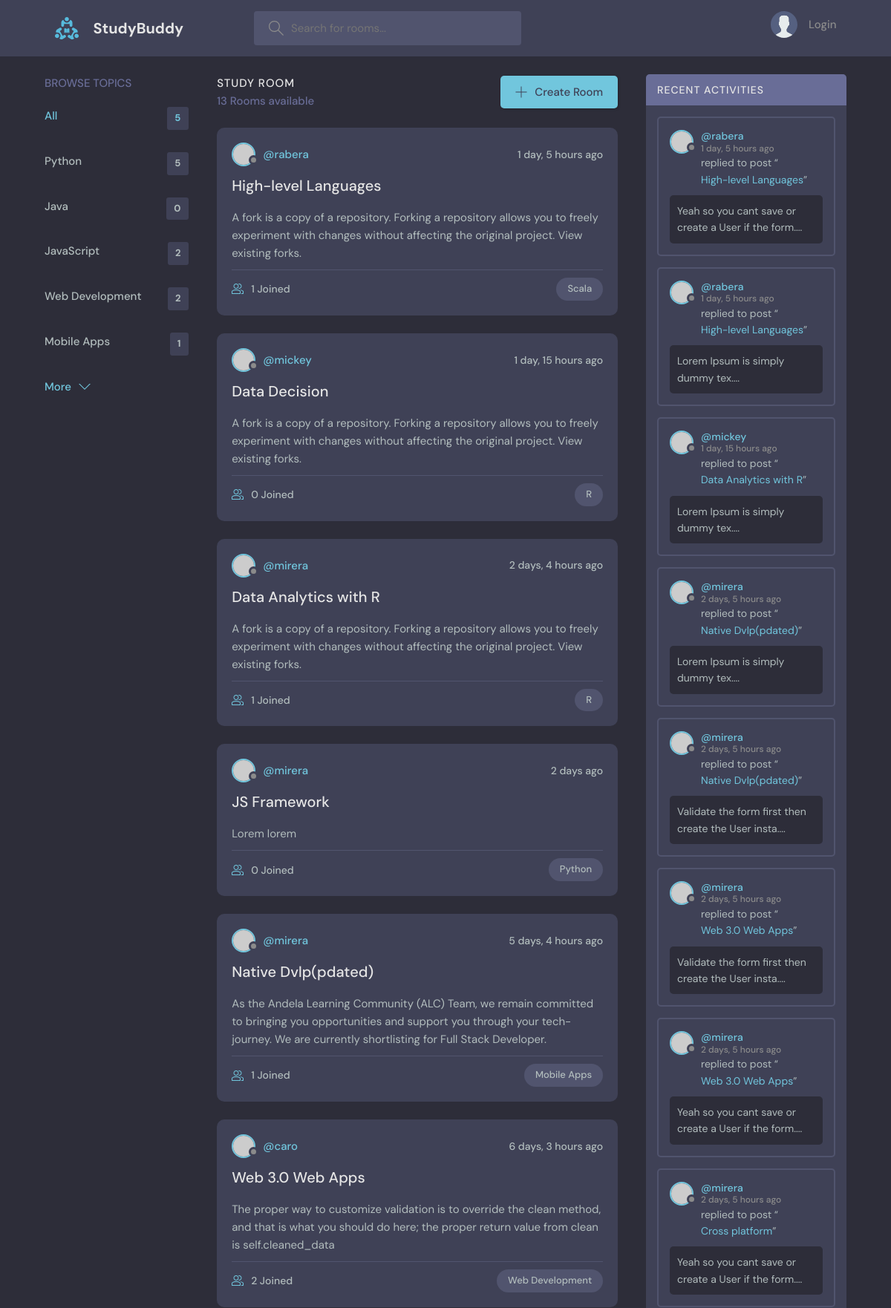
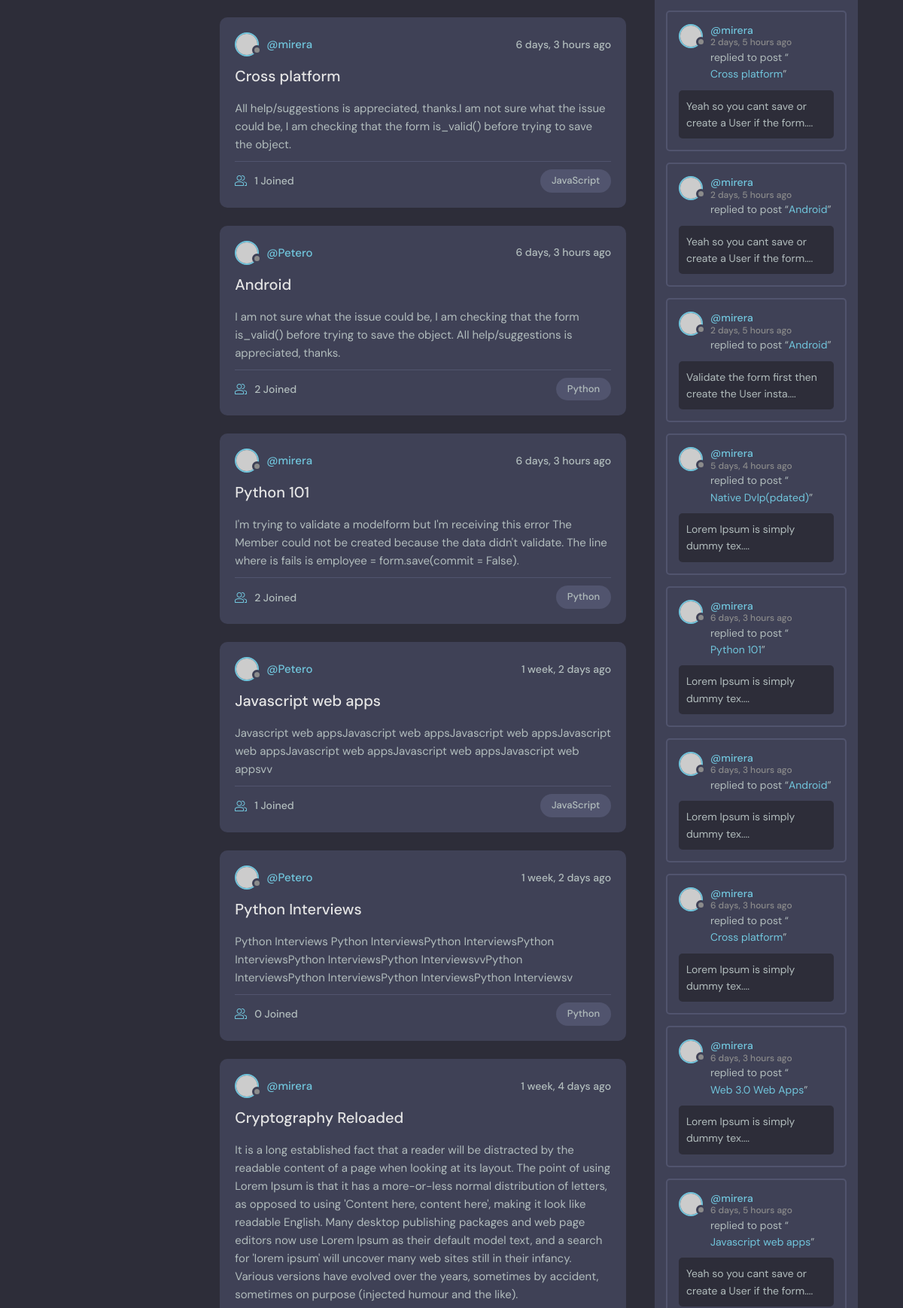
The page / (upper part) on the database its author committed (2 pictures, top to bottom).
### base/models.py (models this page shows, shortened)
class Topic(models.Model):
    name = models.CharField(max_length=200)

class Room(models.Model):
    host = models.ForeignKey(User, on_delete=models.SET_NULL, null=True)
    topic =models.ForeignKey(Topic, on_delete=models.SET_NULL, null=True)
    name = models.CharField(max_length=200)
    description = models.TextField(null=True)
    participants = models.ManyToManyField(User, related_name='participants', blank=True)
    updated = models.DateTimeField(auto_now= True)
    created = models.DateTimeField(auto_now_add= True)
    class Meta:
        ordering = ['-updated', '-created']
    def __str__(self):
        return self.name

class Message(models.Model):
    user = models.ForeignKey(User, on_delete=models.CASCADE)
    room = models.ForeignKey(Room, on_delete=models.CASCADE)
    body = models.TextField()
    updated = models.DateTimeField(auto_now= True)
    created = models.DateTimeField(auto_now_add= True)
    class Meta:
        ordering = ['-updated', '-created']
    def __str__(self):
        return self.body[0:50]

### base/views.py (the view)
# urls.py: path('', views.home, name= 'home'),
def home(request):
    q = request.GET.get('q') if request.GET.get('q') != None else ''
    rooms = Room.objects.filter(
        Q(topic__name__icontains = q) |
        Q(name__icontains = q)|
        Q(description__icontains = q)
        )
    topics = Topic.objects.all()[0:5]
    room_count = rooms.count
    room_messages = Message.objects.filter(Q(room__topic__name__icontains=q))
    context = {"rooms":rooms, "topics":topics, "room_count":room_count,
                "room_messages":room_messages}
    return render(request, 'base/home.htm', context)

### base/templates/base/home.htm (shortened to what this page needs)
{% extends 'main.htm' %}
{% block content %}
    <main class="layout layout--3">
      <div class="container">
        {% include 'base/topics_components.htm' %}
        <div class="roomList">
          <div class="roomList__header">
            <div>
              <h2>Study Room</h2>
              <p>{{rooms.count}} Rooms available</p>
            </div>
            <a class="btn btn--main" href="{% url 'create-room' %}">
              <svg version="1.1" xmlns="http://www.w3.org/2000/svg" width="32" height="32" viewBox="0 0 32 32">
                <title>add</title>
                <path
                  d="M16.943 0.943h-1.885v14.115h-14.115v1.885h14.115v14.115h1.885v-14.115h14.115v-1.885h-14.115v-14.115z"
                ></path>
              </svg>
              Create Room
            </a>
          </div>
          {% include 'base/feed_components.htm' %}
        </div>
        {% include 'base/activity_components.htm' %}
      </div>
    </main>
  {% endblock content %}

### base/templates/base/topics_components.htm
<div class="topics">
  <div class="topics__header">
    <h2>Browse Topics</h2>
  </div>
  <ul class="topics__list">
    <li>
      <a href="{% url 'home' %}" class="active">All <span>{{topics.count}}</span></a>
    </li>
    {% for topic in topics %}
    <li>
      <a href="{% url 'home' %}?q={{topic.name}}">{{topic.name}} <span>{{topic.room_set.all.count}}</span></a>
    </li>
    {% endfor %}
  </ul>
  <a class="btn btn--link" href="{% url 'topics' %}">
    More
    <svg version="1.1" xmlns="http://www.w3.org/2000/svg" width="32" height="32" viewBox="0 0 32 32">
      <title>chevron-down</title>
      <path d="M16 21l-13-13h-3l16 16 16-16h-3l-13 13z"></path>
    </svg>
  </a>
</div>

### base/templates/base/feed_components.htm (shortened to what this page needs)
{% for room in rooms %}
<div class="roomListRoom">
    <div class="roomListRoom__header">
      <a href="{% url 'user-profile' room.host.id %}" class="roomListRoom__author">
        <div class="avatar avatar--small">
          <img src="https://randomuser.me/api/portraits/women/11.jpg" />
        </div>
        <span>@{{room.host.username}}</span>
      </a>
      <div class="roomListRoom__actions">
        <span>{{room.created|timesince}} ago</span>
      </div>
    </div>
    <div class="roomListRoom__content">
      <a href="{% url 'room' room.id %}">{{room.name}}</a>
      <p>{{room.description}}</p>
    </div>
    <div class="roomListRoom__meta">
      <a href="{% url 'room' room.id %}" class="roomListRoom__joined">
        {{room.participants.all.count}} Joined
      </a>
      <p class="roomListRoom__topic">{{room.topic.name}}</p>
    </div>
</div>
{% endfor %}

### base/templates/base/activity_components.htm (shortened to what this page needs)
<div class="activities">
    <div class="activities__header">
      <h2>Recent Activities</h2>
    </div>
    {% for message in room_messages %}
    <div class="activities__box">
      <div class="activities__boxHeader roomListRoom__header">
        <a href="{% url 'user-profile' message.user.id %}" class="roomListRoom__author">
          <div class="avatar avatar--small">
            <img src="https://randomuser.me/api/portraits/women/11.jpg" />
          </div>
          <p>
            @{{message.user}}
            <span>{{message.created|timesince}} ago</span>
          </p>
        </a>
      </div>
      <div class="activities__boxContent">
        <p>replied to post “<a href="{% url 'room' message.room.id %}">{{message.room}}</a>”</p>
        <div class="activities__boxRoomContent">
            {{ message}}....
        </div>
      </div>
    </div>
    {% endfor %}
  </div>

### rows shown on the page
Topic: name "Python", room_set.all.count "5"
Topic: name "Java", room_set.all.count "0"
Topic: name "JavaScript", room_set.all.count "2"
Topic: name "Web Development", room_set.all.count "2"
Topic: name "Mobile Apps", room_set.all.count "1"
Room: host.username "rabera", created "1 day, 5 hours", name "High-level Languages", description "A fork is a copy of a repository. Forking a repository allows you to freely experiment with changes without affecting the original project. View existing forks.", participants.all.count "1", topic.name "Scala"
Room: host.username "mickey", created "1 day, 15 hours", name "Data Decision", description "A fork is a copy of a repository. Forking a repository allows you to freely experiment with changes without affecting the original project. View existing forks.", participants.all.count "0", topic.name "R"
Room: host.username "mirera", created "2 days, 4 hours", name "Data Analytics with R", description "A fork is a copy of a repository. Forking a repository allows you to freely experiment with changes without affecting the original project. View existing forks.", participants.all.count "1", topic.name "R"
Room: host.username "mirera", created "2 days", name "JS Framework", description "Lorem lorem", participants.all.count "0", topic.name "Python"
Room: host.username "mirera", created "5 days, 4 hours", name "Native Dvlp(pdated)", description "As the Andela Learning Community (ALC) Team, we remain committed to bringing you opportunities and support you through your tech-journey. We are currently shortlisting for Full Stack Developer.", participants.all.count "1", topic.name "Mobile Apps"
Room: host.username "caro", created "6 days, 3 hours", name "Web 3.0 Web Apps", description "The proper way to customize validation is to override the clean method, and that is what you should do here; the proper return value from clean is self.cleaned_data", participants.all.count "2", topic.name "Web Development"
Room: host.username "mirera", created "6 days, 3 hours", name "Cross platform", description "All help/suggestions is appreciated, thanks.I am not sure what the issue could be, I am checking that the form is_valid() before trying to save the object.", participants.all.count "1", topic.name "JavaScript"
Room: host.username "Petero", created "6 days, 3 hours", name "Android", description "I am not sure what the issue could be, I am checking that the form is_valid() before trying to save the object. All help/suggestions is appreciated, thanks.", participants.all.count "2", topic.name "Python"
Room: host.username "mirera", created "6 days, 3 hours", name "Python 101", description "I'm trying to validate a modelform but I'm receiving this error The Member could not be created because the data didn't validate. The line where is fails is employee = form.save(commit = False).", participants.all.count "2", topic.name "Python"
Room: host.username "Petero", created "1 week, 2 days", name "Javascript web apps", description "Javascript web appsJavascript web appsJavascript web appsJavascript web appsJavascript web appsJavascript web appsJavascript web appsvv", participants.all.count "1", topic.name "JavaScript"
Room: host.username "Petero", created "1 week, 2 days", name "Python Interviews", description "Python Interviews Python InterviewsPython InterviewsPython InterviewsPython InterviewsPython InterviewsvvPython InterviewsPython InterviewsPython InterviewsPython Interviewsv", participants.all.count "0", topic.name "Python"
Room: host.username "mirera", created "1 week, 4 days", name "Cryptography Reloaded", description "It is a long established fact that a reader will be distracted by the readable content of a page when looking at its layout. The point of using Lorem Ipsum is that it has a more-or-less normal distribution of letters, as opposed to using 'Content here, content here', making it look like readable English. Many desktop publishing packages and web page editors now use Lorem Ipsum as their default model text, and a search for 'lorem ipsum' will uncover many web sites still in their infancy. Various versions have evolved over the years, sometimes by accident, sometimes on purpose (injected humour and the like)."
Message: user "rabera", created "1 day, 5 hours", room "High-level Languages", body "Yeah so you cant save or create a User if the form"
Message: user "rabera", created "1 day, 5 hours", room "High-level Languages", body "Lorem Ipsum is simply dummy tex"
Message: user "mickey", created "1 day, 15 hours", room "Data Analytics with R", body "Lorem Ipsum is simply dummy tex"
Message: user "mirera", created "2 days, 5 hours", room "Native Dvlp(pdated)", body "Lorem Ipsum is simply dummy tex"
Message: user "mirera", created "2 days, 5 hours", room "Native Dvlp(pdated)", body "Validate the form first then create the User insta"
Message: user "mirera", created "2 days, 5 hours", room "Web 3.0 Web Apps", body "Validate the form first then create the User insta"
Message: user "mirera", created "2 days, 5 hours", room "Web 3.0 Web Apps", body "Yeah so you cant save or create a User if the form"
Message: user "mirera", created "2 days, 5 hours", room "Cross platform", body "Yeah so you cant save or create a User if the form"
Message: user "mirera", created "2 days, 5 hours", room "Cross platform", body "Yeah so you cant save or create a User if the form"
Message: user "mirera", created "2 days, 5 hours", room "Android", body "Yeah so you cant save or create a User if the form"
Message: user "mirera", created "2 days, 5 hours", room "Android", body "Validate the form first then create the User insta"
Message: user "mirera", created "5 days, 4 hours", room "Native Dvlp(pdated)", body "Lorem Ipsum is simply dummy tex"
Message: user "mirera", created "6 days, 3 hours", room "Python 101", body "Lorem Ipsum is simply dummy tex"
Message: user "mirera", created "6 days, 3 hours", room "Android", body "Lorem Ipsum is simply dummy tex"
Message: user "mirera", created "6 days, 3 hours", room "Cross platform", body "Lorem Ipsum is simply dummy tex"
Message: user "mirera", created "6 days, 3 hours", room "Web 3.0 Web Apps", body "Lorem Ipsum is simply dummy tex"
Message: user "mirera", created "6 days, 5 hours", room "Javascript web apps", body "Yeah so you cant save or create a User if the form"

### other values the page prints
{{ topics.count }} "5"
{{ rooms.count }} "13"
